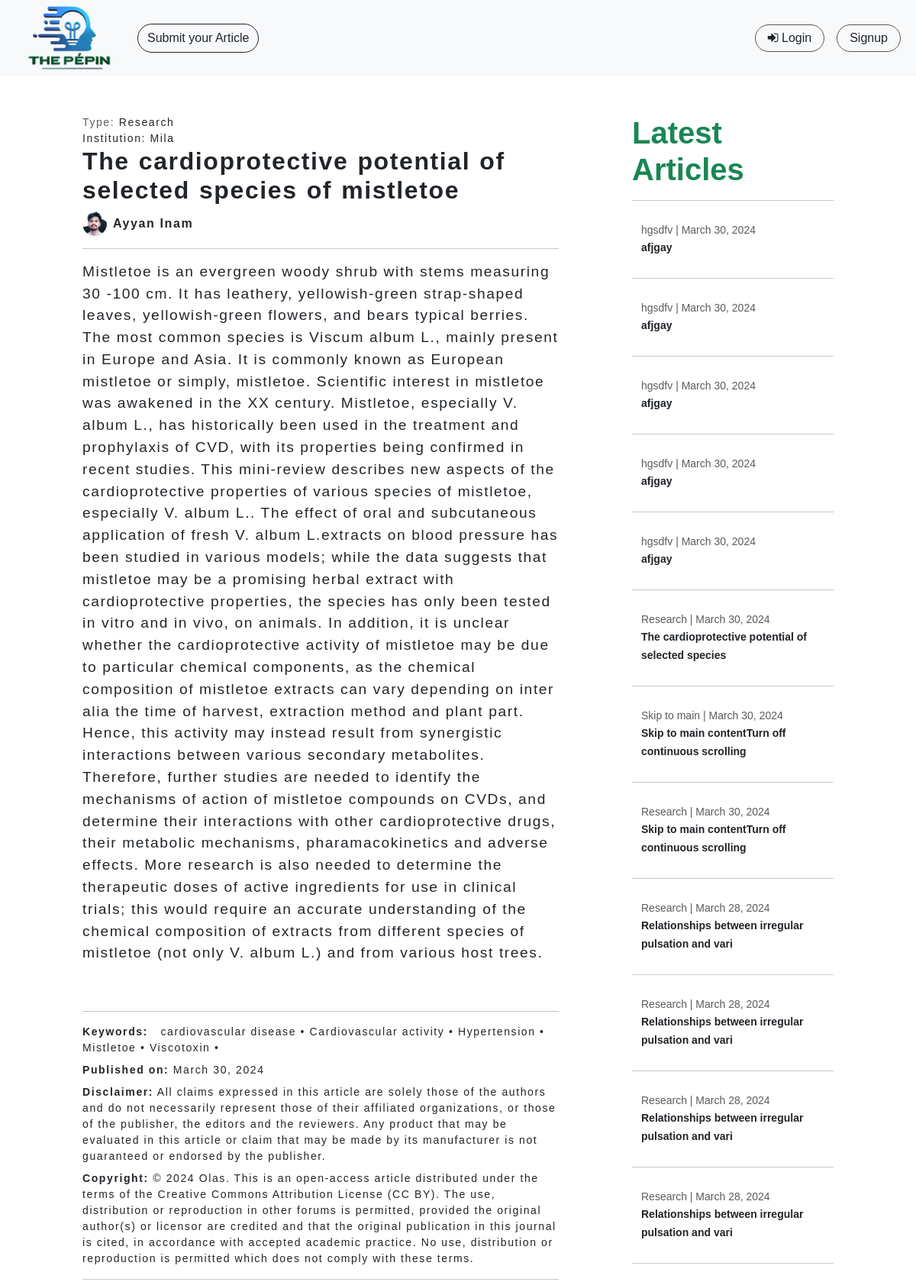
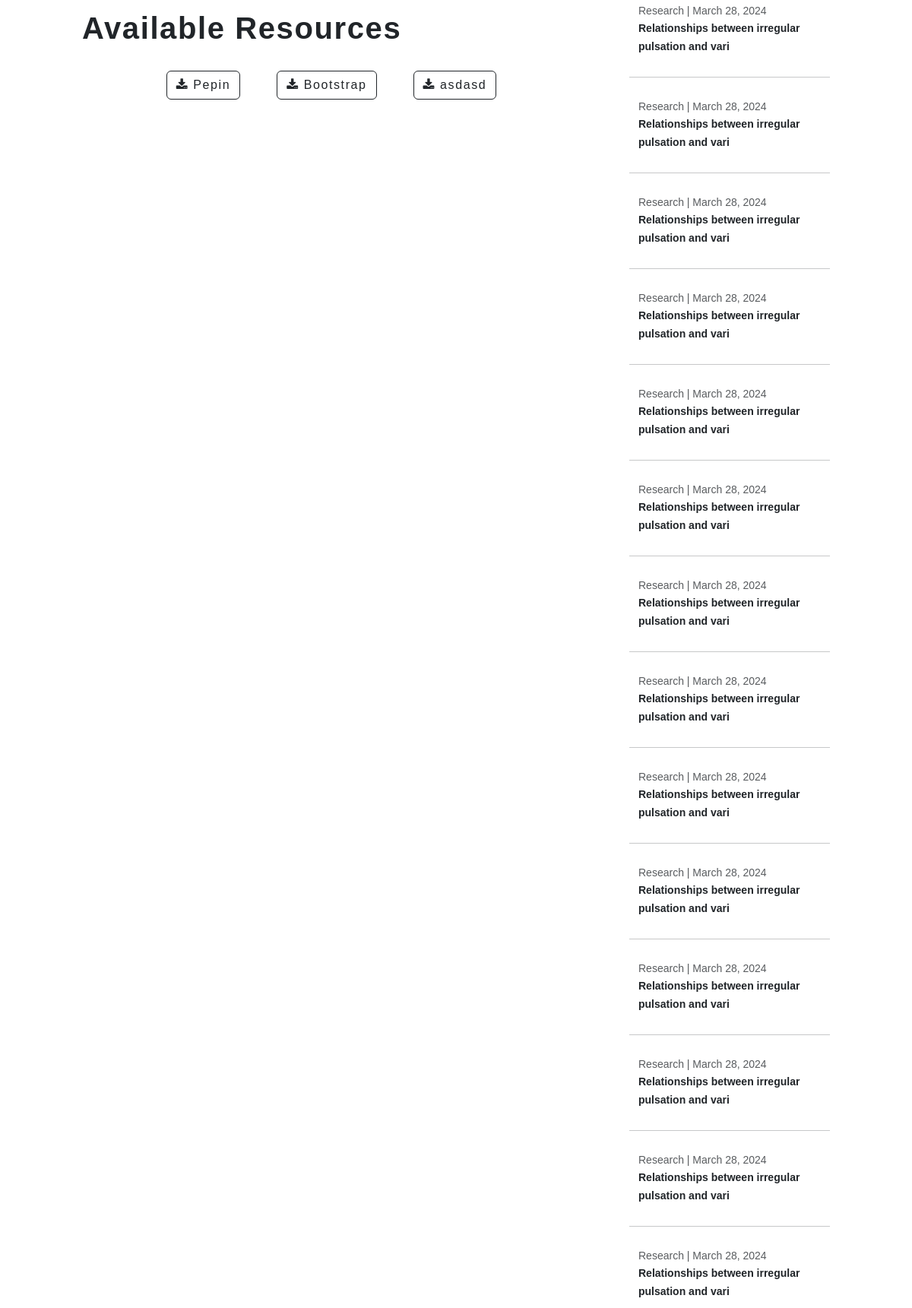
The page /article/38 (upper part) on the database its author committed (2 pictures, top to bottom).
### base/models.py (models this page shows, shortened)
class Article(models.Model):
    title = models.CharField(max_length=255)
    user = models.ForeignKey('User', on_delete=models.CASCADE, related_name='articleUser', blank=False)
    article_type = models.ForeignKey('ArticleType', on_delete=models.CASCADE, related_name='articlestype', blank=True)
    resources = models.ManyToManyField('Resources', related_name='articles', blank=True)
    description = models.TextField()
    disclaimer = models.TextField(blank=True)
    copyright = models.TextField(blank=True)
    reviewed_by = models.ForeignKey(User, on_delete=models.CASCADE, related_name='reviewed_articles', blank=True, null=True)
    edited_by = models.ForeignKey(User, on_delete=models.CASCADE, related_name='edited_articles', blank=True, null=True)
    received_date = models.DateField(blank=True, null=True, auto_now_add=True)
    accepted_date = models.DateField(blank=True, null=True)
    published_date = models.DateField(blank=True, null=True, auto_now_add=True)
    keywords = models.ManyToManyField('Keyword', related_name='articles', blank=True)
    institution = models.ForeignKey('Institution', related_name='institution_articles', on_delete=models.CASCADE, blank=True)
    views=  models.PositiveIntegerField(null=False, blank=False, default=0)

class ArticleType(models.Model):
    name = models.CharField(max_length=100, unique=True)
    def __str__(self) -> str:
        return self.name

class Institution(models.Model):
    name = models.CharField(max_length=255)
    def __str__(self) -> str:
        return self.name

class User(AbstractUser):
    USERNAME_FIELD = 'email'
    profile_picture = models.ImageField(upload_to='profile_pictures/', blank=True, null=True, default='profile_pictures/default_pp.png')
    email = models.EmailField(unique=True)
    user_title = models.CharField(max_length=100, blank=True)
    user_bio = models.TextField(blank=True)
    followers = models.ManyToManyField('self', symmetrical=False, related_name='following')
    facebook_link = models.URLField(blank=True)
    twitter_link = models.URLField(blank=True)
    linkedin_link = models.URLField(blank=True)
    instagram_link = models.URLField(blank=True)
    profile_views = models.PositiveIntegerField(default=0)
    total_publications = models.PositiveIntegerField(default=0)
    publication_views = models.PositiveIntegerField(default=0)
    publication_downloads = models.PositiveIntegerField(default=0)
    specialty = models.ManyToManyField('Specialty', related_name='users', blank=True)
    expertise = models.ManyToManyField('Expertise', related_name='users', blank=True)
    education = models.ManyToManyField('Education', related_name='users', blank=True)
    honors_and_awards = models.ManyToManyField('HonorsAndAwards', related_name='users', blank=True)
    affiliations = models.ManyToManyField('Affiliation', related_name='users', blank=True)
    username = None
    REQUIRED_FIELDS = []  # Add any additional required fields here

class Keyword(models.Model):
    name = models.CharField(max_length=100, unique=True)

class Resources(models.Model):
    name = models.CharField(max_length=255, null=True, blank=True)
    file = models.FileField(upload_to='article_resources/', blank=True, null=True, help_text='Accepted file formats: Latex, doc, docx, odt, png, jpeg, gif, ps, eps, tif, tiff, pdf')
    def get__name(self):
        if self.name:
            return self.name
        elif self.file:
            return os.path.basename(self.file.name)
        else:
            return "NO NAME"

### base/views.py (the view)
# urls.py: path('article/<int:id>', views.article_view, name="article_view"),
def article_view(request, id):
    try:
        article = get_object_or_404(Article, id=id)
        article.views = article.views + 1
        if not article.user == request.user:
            article.user.publication_views = article.user.publication_views + 1
        article.save()
        latest_articles = Article.objects.all().order_by('-published_date')
    except Http404:
        return render(request, '404.html')
    context = {
        'article': article,
        'latest_articles': latest_articles,
    }
    return render(request, 'base/article.html', context=context)

### templates/base/article.html (shortened to what this page needs)
{% extends "base/base.html" %}
{% load customfilters %}
{% load static %}
{% block content %}
<div class="articles_with_side_bar row mx-auto">
<div class="article__encloser col-12 col-md-8 col-xxl-10 p-5">
    <small class="d-block"><span class="text-muted">Type:</span> {{article.article_type}}</small>
    <small class="d-block"><span class="test-muted">Institution:</span> {{article.institution}}</small>
    <h2 class="headline__art_en">{{article.title}}</h2>
    <a href="{% url 'profile_view' article.user.id %}" class="text-dark no_underline cursor__pointer d-flex justify-content-start align-items-center">
        {%if article.user.profile_picture%}
    <img class="pp" src="{{article.user.profile_picture.url}}" alt="">
    {% else %}
    <img class="pp" src="{% static 'base/images/default_pp.png' %}" alt="">
    {% endif %}
    {% if article.user.first_name or article.user.last_name %}
    <p class="mx-2 fw-bold my-0">{{article.user.first_name}} {{article.user.last_name}}</p>
    {% else %}
    <p class="mx-2 fw-bold my-0">{{article.user.email}}</p>
    {% endif%}
</a>
    <div class="description">
        <hr>
        {% autoescape off %}
        <p>{{article.description}}</p>
        {% endautoescape %}
    </div>
    <hr>
    <div class="all__minor__details">
        {% if article.keywords.all %}
        <small class="d-block my-2">
            <b>Keywords:</b>
            <span>
                {% for keyword in article.keywords.all %}
                {{ keyword.name }} •
                {% endfor %}
            </span>
        </small>
        {% endif %}
        {% if article.published_date %}
        <small class="d-block my-2"><b>Published on:</b> {{article.published_date}}</small>
        {% endif %}
        {% if article.disclaimer %}
        <small class="d-block my-2"><b>Disclaimer:</b> {{article.disclaimer}}</small>
        {% endif %}
        {% if article.copyright %}
        <small class="d-block my-2"><b>Copyright:</b> {{article.copyright}}</small>
        {% endif %}
    </div>
    <div class="resources">
        <hr>
        <h1 class="fw-bold">Available Resources</h1>
        <ul class="d-flex justify-content-center align-items-center flex-wrap">
            {% if article.resources.all %}
            {% for document in article.resources.all %}
        <div class="m-4">
            <a href="{{ document.file.url }}" class="btn btn-outline-dark"><i class="fa fa-download"></i> {{ document.get__name }}</a>
        </div>
            {% endfor %}
        </ul>
        {% else %}
        <p class="text-danger">No Resource Found!</p>
        {% endif %}
    </div>
</div>
<div class="latest_articles col-12 col-md-4 col-xxl-2 p-5">
    <h1 class="fw-bold text-success">Latest Articles</h1>
    {% for article in latest_articles %}
    <hr>
    <a href="{% url 'article_view' article.id %}" class="cursor__pointer no_underline text-dark">
        <div class="sidebar_articles">
        <small class="d-block text-muted">{{article.article_type}} | {{article.published_date}}</small>
          <small class="fw-semibold">{{article.title | slice:"0:50"}}</small>
        </div>
    </a>
    {% endfor %}
</div>
</div>
{% endblock content %}

### static/base/css/style.css (style rules this page uses)
:root { --grey-color: rgb(85, 85, 85); --lgrey-color:rgb(230, 230, 230); --green-color: #00ab50; --light-blue-color: rgb(48, 205, 253); --dark-blue-color: #3578E4; }
body { font-family: "Dosis", sans-serif !important; font-optical-sizing: auto; font-weight: normal; font-style: normal; box-sizing: border-box; }
.no_underline { text-decoration: none; }
.cursor__pointer { cursor: pointer; }
.article__encloser { text-shadow: white 0px 0px 10px; letter-spacing: 0.1rem; }
.articles_with_side_bar { width: 90%; margin: 0 auto; }
.article__encloser { width: 90%; }
.sidebar_articles { padding: 0.75rem; border-radius: 1rem; }
.headline__art_en { word-spacing: 0.1rem; font-weight: 900; }
.description>* { font-size: 1.2rem; }
.article__encloser .pp { width: 2rem; height: 2rem; border-radius: 100rem; }

### rows shown on the page
Article: article_type "Research", institution "Mila", title "The cardioprotective potential of selected species of mistletoe", user.profile_picture (picture), user.first_name "Ayyan", user.last_name "Inam", description "Mistletoe is an evergreen woody shrub with stems measuring 30 -100 cm. It has leathery, yellowish-green strap-shaped leaves, yellowish-green flowers, and bears typical berries. The most common species is Viscum album L., mainly present in Europe and Asia. It is commonly known as European mistletoe or simply, mistletoe. Scientific interest in mistletoe was awakened in the XX century. Mistletoe, especially V. album L., has historically been used in the treatment and prophylaxis of CVD, with its properties being confirmed in recent studies. This mini-review describes new aspects of the cardioprotective properties of various species of mistletoe, especially V. album L.. The effect of oral and…", published_date "March 30, 2024", disclaimer "All claims expressed in this article are solely those of the authors and do not necessarily represent those of their affiliated organizations, or those of the publisher, the editors and the reviewers. Any product that may be evaluated in this article or claim that may be made by its manufacturer is not guaranteed or endorsed by the publisher.", copyright "© 2024 Olas. This is an open-access article distributed under the terms of the Creative Commons Attribution License (CC BY). The use, distribution or reproduction in other forums is permitted, provided the original author(s) or licensor are credited and that the original publication in this journal is cited, in accordance with accepted academic practice. No use, distribution or reproduction is permitted which does not comply with these terms.", title "The cardioprotective potential of selected species"
Keyword: name "cardiovascular disease"
Keyword: name "Cardiovascular activity"
Keyword: name "Hypertension"
Keyword: name "Mistletoe"
Keyword: name "Viscotoxin"
Resources: get__name "Pepin"
Resources: get__name "Bootstrap"
Resources: get__name "asdasd"
Article: article_type "hgsdfv", published_date "March 30, 2024", title "afjgay"
Article: article_type "hgsdfv", published_date "March 30, 2024", title "afjgay"
Article: article_type "hgsdfv", published_date "March 30, 2024", title "afjgay"
Article: article_type "hgsdfv", published_date "March 30, 2024", title "afjgay"
Article: article_type "hgsdfv", published_date "March 30, 2024", title "afjgay"
Article: article_type "Skip to main", published_date "March 30, 2024", title "Skip to main contentTurn off continuous scrolling"
Article: article_type "Research", published_date "March 30, 2024", title "Skip to main contentTurn off continuous scrolling"
Article: article_type "Research", published_date "March 28, 2024", title "Relationships between irregular pulsation and vari"
Article: article_type "Research", published_date "March 28, 2024", title "Relationships between irregular pulsation and vari"
Article: article_type "Research", published_date "March 28, 2024", title "Relationships between irregular pulsation and vari"
Article: article_type "Research", published_date "March 28, 2024", title "Relationships between irregular pulsation and vari"
Article: article_type "Research", published_date "March 28, 2024", title "Relationships between irregular pulsation and vari"
Article: article_type "Research", published_date "March 28, 2024", title "Relationships between irregular pulsation and vari"
Article: article_type "Research", published_date "March 28, 2024", title "Relationships between irregular pulsation and vari"
Article: article_type "Research", published_date "March 28, 2024", title "Relationships between irregular pulsation and vari"
Article: article_type "Research", published_date "March 28, 2024", title "Relationships between irregular pulsation and vari"
Article: article_type "Research", published_date "March 28, 2024", title "Relationships between irregular pulsation and vari"
Article: article_type "Research", published_date "March 28, 2024", title "Relationships between irregular pulsation and vari"
Article: article_type "Research", published_date "March 28, 2024", title "Relationships between irregular pulsation and vari"
Article: article_type "Research", published_date "March 28, 2024", title "Relationships between irregular pulsation and vari"
Article: article_type "Research", published_date "March 28, 2024", title "Relationships between irregular pulsation and vari"
Article: article_type "Research", published_date "March 28, 2024", title "Relationships between irregular pulsation and vari"
Article: article_type "Research", published_date "March 28, 2024", title "Relationships between irregular pulsation and vari"
Article: article_type "Research", published_date "March 28, 2024", title "Relationships between irregular pulsation and vari"
Article: article_type "Research", published_date "March 28, 2024", title "Relationships between irregular pulsation and vari"
